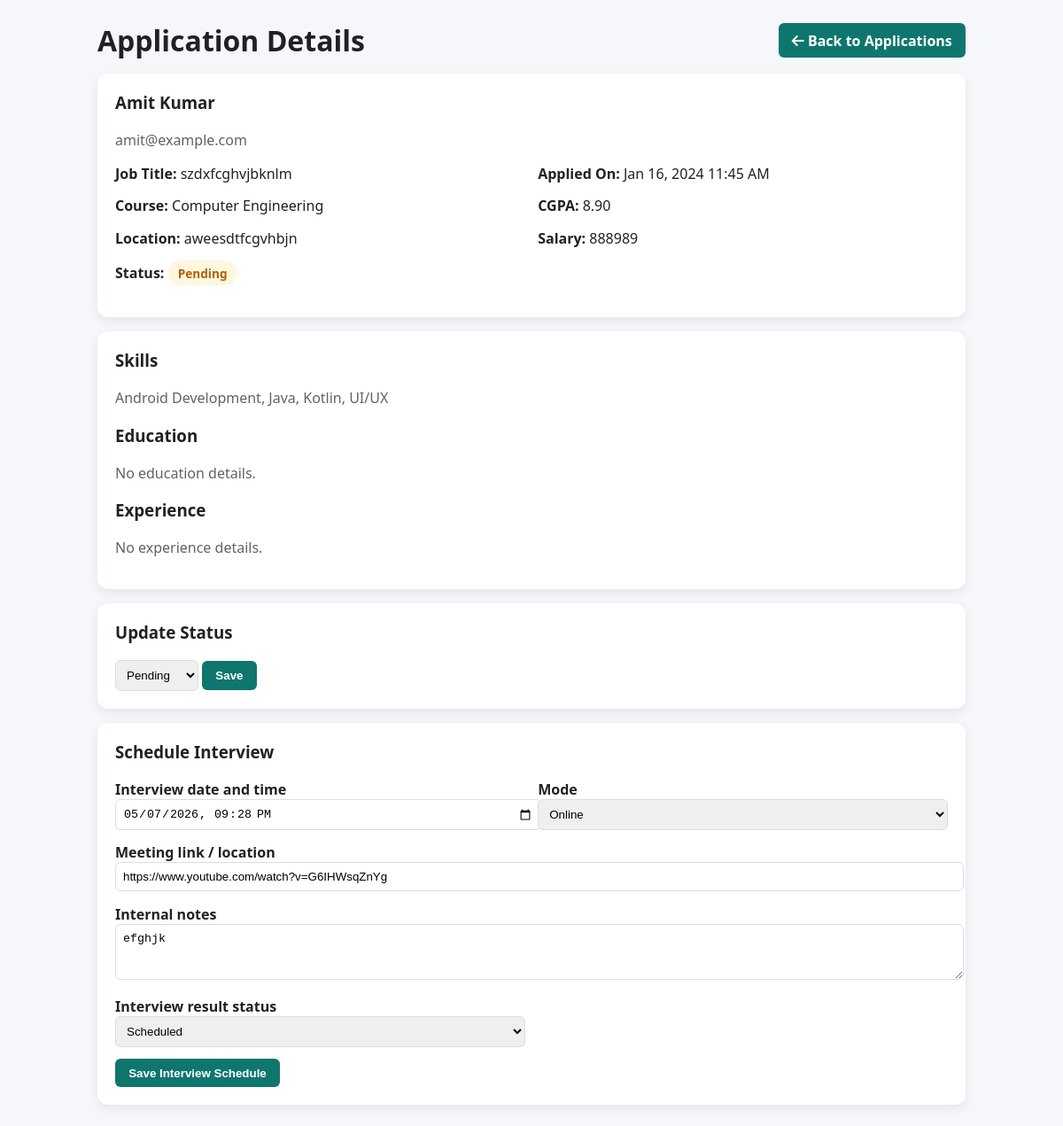
Page /company-application-details.php?id=2 (signed in) on the committed database.
### tables this page shows
CREATE TABLE `applications` (
  `id` int(11) NOT NULL AUTO_INCREMENT,
  `student_id` int(11) NOT NULL,
  `job_id` int(11) NOT NULL,
  `status` enum('pending','interview','accepted','rejected') DEFAULT 'pending',
  `application_date` timestamp NOT NULL DEFAULT current_timestamp(),
  PRIMARY KEY (`id`),
  UNIQUE KEY `unique_application` (`student_id`,`job_id`),
  KEY `idx_student_id` (`student_id`),
  KEY `idx_job_id` (`job_id`),
  KEY `idx_status` (`status`),
  CONSTRAINT `applications_ibfk_1` FOREIGN KEY (`student_id`) REFERENCES `students` (`id`) ON DELETE CASCADE,
  CONSTRAINT `applications_ibfk_2` FOREIGN KEY (`job_id`) REFERENCES `jobs` (`id`) ON DELETE CASCADE
);

CREATE TABLE `students` (
  `id` int(11) NOT NULL AUTO_INCREMENT,
  `user_id` int(11) NOT NULL,
  `name` varchar(100) NOT NULL,
  `email` varchar(100) NOT NULL,
  `course` varchar(100) DEFAULT NULL,
  `skills` text DEFAULT NULL,
  `cgpa` decimal(3,2) DEFAULT NULL,
  `address` text DEFAULT NULL,
  `experience` text DEFAULT NULL,
  `education` varchar(255) DEFAULT NULL,
  `created_at` timestamp NOT NULL DEFAULT current_timestamp(),
  PRIMARY KEY (`id`),
  KEY `idx_user_id` (`user_id`),
  KEY `idx_email` (`email`),
  CONSTRAINT `students_ibfk_1` FOREIGN KEY (`user_id`) REFERENCES `users` (`id`) ON DELETE CASCADE
);

CREATE TABLE `jobs` (
  `id` int(11) NOT NULL AUTO_INCREMENT,
  `company_id` int(11) NOT NULL,
  `title` varchar(200) NOT NULL,
  `description` text DEFAULT NULL,
  `requirements` text DEFAULT NULL,
  `required_skills` varchar(255) DEFAULT NULL,
  `location` varchar(100) DEFAULT NULL,
  `salary` varchar(50) DEFAULT NULL,
  `status` enum('active','closed') DEFAULT 'active',
  `posted_at` timestamp NOT NULL DEFAULT current_timestamp(),
  `created_at` timestamp NOT NULL DEFAULT current_timestamp(),
  PRIMARY KEY (`id`),
  KEY `idx_company_id` (`company_id`),
  KEY `idx_status` (`status`),
  KEY `idx_posted_at` (`posted_at`),
  CONSTRAINT `jobs_ibfk_1` FOREIGN KEY (`company_id`) REFERENCES `companies` (`id`) ON DELETE CASCADE
);

CREATE TABLE `company_interviews` (
  `id` int(11) NOT NULL AUTO_INCREMENT,
  `application_id` int(11) NOT NULL,
  `company_user_id` int(11) NOT NULL,
  `interview_at` datetime NOT NULL,
  `mode` enum('online','onsite','phone') DEFAULT 'online',
  `meeting_link` varchar(255) DEFAULT NULL,
  `notes` text DEFAULT NULL,
  `result_status` enum('scheduled','completed','cancelled') DEFAULT 'scheduled',
  `created_at` timestamp NOT NULL DEFAULT current_timestamp(),
  `updated_at` timestamp NOT NULL DEFAULT current_timestamp() ON UPDATE current_timestamp(),
  PRIMARY KEY (`id`),
  UNIQUE KEY `application_id` (`application_id`),
  KEY `idx_company_interview_at` (`company_user_id`,`interview_at`),
  CONSTRAINT `company_interviews_ibfk_1` FOREIGN KEY (`application_id`) REFERENCES `applications` (`id`) ON DELETE CASCADE,
  CONSTRAINT `company_interviews_ibfk_2` FOREIGN KEY (`company_user_id`) REFERENCES `users` (`id`) ON DELETE CASCADE
);

### config.php (called while the page is built, shortened)
<?php
function e(?string $value): string {
    return htmlspecialchars((string)$value, ENT_QUOTES, 'UTF-8');
}
?>

### company-application-details.php (the view, shortened to what this page needs)
<?php
require_once 'config.php';
require_once 'db_connect.php';
$company_user_id = (int)$_SESSION['user_id'];
$company_id = 0;
$application_id = max(0, (int)($_GET['id'] ?? 0));
$application = null;
$scheduled_interview = null;
$allowed_statuses = ['pending', 'interview', 'accepted', 'rejected'];
if (isDatabaseAvailable()) {
    $company_stmt = $conn->prepare("SELECT id FROM companies WHERE user_id = ? LIMIT 1");
    $company_stmt->bind_param("i", $company_user_id);
    $company_stmt->execute();
    $company_id = (int)($company_stmt->get_result()->fetch_assoc()['id'] ?? 0);
    $conn->query(
        "CREATE TABLE IF NOT EXISTS company_interviews (
            id INT AUTO_INCREMENT PRIMARY KEY,
            application_id INT NOT NULL UNIQUE,
            company_user_id INT NOT NULL,
            interview_at DATETIME NOT NULL,
            mode ENUM('online','onsite','phone') DEFAULT 'online',
            meeting_link VARCHAR(255) NULL,
            notes TEXT NULL,
            result_status ENUM('scheduled','completed','cancelled') DEFAULT 'scheduled',
            created_at TIMESTAMP DEFAULT CURRENT_TIMESTAMP,
            updated_at TIMESTAMP DEFAULT CURRENT_TIMESTAMP ON UPDATE CURRENT_TIMESTAMP,
            INDEX idx_company_interview_at (company_user_id, interview_at),
            FOREIGN KEY (application_id) REFERENCES applications(id) ON DELETE CASCADE,
            FOREIGN KEY (company_user_id) REFERENCES users(id) ON DELETE CASCADE
        ) ENGINE=InnoDB DEFAULT CHARSET=utf8mb4 COLLATE=utf8mb4_unicode_ci"
    );
}
if (isDatabaseAvailable() && $application_id > 0) {
    $stmt = $conn->prepare(
        "SELECT a.*, j.title, j.location, j.salary, s.name AS student_name, s.email AS student_email,
                s.course, s.skills, s.cgpa, s.education, s.experience
         FROM applications a
         JOIN jobs j ON a.job_id = j.id
         JOIN students s ON a.student_id = s.id
         WHERE a.id = ? AND j.company_id = ?
         LIMIT 1"
    );
    $stmt->bind_param("ii", $application_id, $company_id);
    $stmt->execute();
    $application = $stmt->get_result()->fetch_assoc();
    if ($application) {
        $interview_stmt = $conn->prepare("SELECT * FROM company_interviews WHERE application_id = ? AND company_user_id = ? LIMIT 1");
        $interview_stmt->bind_param("ii", $application_id, $company_user_id);
        $interview_stmt->execute();
        $scheduled_interview = $interview_stmt->get_result()->fetch_assoc();
    }
}
?>
<!DOCTYPE html>
<html lang="en">
<head>
    <link rel="stylesheet" href="https://cdnjs.cloudflare.com/ajax/libs/font-awesome/6.4.0/css/all.min.css">
</head>
<body>
    <div class="container">
        <div class="topbar">
            <h1 style="margin:0;">Application Details</h1>
            <a href="company-applications.php" class="btn"><i class="fas fa-arrow-left"></i> Back to Applications</a>
        </div>
        <?php if (!$application): ?>
            <div class="card">
                <h3>Application not found</h3>
                <p class="muted">This application does not exist or does not belong to your company.</p>
            </div>
        <?php else: ?>
            <div class="card">
                <h3 style="margin-top:0;"><?php echo e($application['student_name']); ?></h3>
                <p class="muted" style="margin-top:0;"><?php echo e($application['student_email']); ?></p>
                <div class="grid">
                    <div><strong>Job Title:</strong> <?php echo e($application['title']); ?></div>
                    <div><strong>Applied On:</strong> <?php echo date('M j, Y g:i A', strtotime($application['application_date'])); ?></div>
                    <div><strong>Course:</strong> <?php echo e($application['course'] ?? 'N/A'); ?></div>
                    <div><strong>CGPA:</strong> <?php echo e((string)($application['cgpa'] ?? 'N/A')); ?></div>
                    <div><strong>Location:</strong> <?php echo e($application['location'] ?? 'N/A'); ?></div>
                    <div><strong>Salary:</strong> <?php echo e($application['salary'] ?? 'N/A'); ?></div>
                </div>
                <p style="margin-top:0.9rem;"><strong>Status:</strong>
                    <span class="badge status-<?php echo e($application['status']); ?>"><?php echo ucfirst(e($application['status'])); ?></span>
                </p>
            </div>
            <div class="card">
                <h3 style="margin-top:0;">Skills</h3>
                <p class="muted"><?php echo nl2br(e($application['skills'] ?? 'No skills listed.')); ?></p>
                <h3>Education</h3>
                <p class="muted"><?php echo nl2br(e($application['education'] ?? 'No education details.')); ?></p>
                <h3>Experience</h3>
                <p class="muted"><?php echo nl2br(e($application['experience'] ?? 'No experience details.')); ?></p>
            </div>
            <div class="card">
                <h3 style="margin-top:0;">Update Status</h3>
                <form method="POST">
                    <select name="status">
                        <?php foreach ($allowed_statuses as $status): ?>
                            <option value="<?php echo e($status); ?>" <?php echo $application['status'] === $status ? 'selected' : ''; ?>>
                                <?php echo ucfirst($status); ?>
                            </option>
                        <?php endforeach; ?>
                    </select>
                    <button type="submit" class="btn">Save</button>
                </form>
            </div>
            <div class="card">
                <h3 style="margin-top:0;">Schedule Interview</h3>
                <form method="POST">
                    <div class="grid">
                        <div>
                            <label><strong>Interview date and time</strong></label><br>
                            <input type="datetime-local" name="interview_at" value="<?php echo e(isset($scheduled_interview['interview_at']) ? date('Y-m-d\TH:i', strtotime($scheduled_interview['interview_at'])) : ''); ?>" style="width:100%;padding:0.5rem;border:1px solid #ddd;border-radius:6px;">
                        </div>
                        <div>
                            <label><strong>Mode</strong></label><br>
                            <select name="mode" style="width:100%;padding:0.5rem;border:1px solid #ddd;border-radius:6px;">
                                <?php $mode = $scheduled_interview['mode'] ?? 'online'; ?>
                                <option value="online" <?php echo $mode === 'online' ? 'selected' : ''; ?>>Online</option>
                            </select>
                        </div>
                        <div style="grid-column:1 / -1;">
                            <label><strong>Meeting link / location</strong></label><br>
                            <input type="text" name="meeting_link" value="<?php echo e($scheduled_interview['meeting_link'] ?? ''); ?>" style="width:100%;padding:0.5rem;border:1px solid #ddd;border-radius:6px;">
                        </div>
                        <div style="grid-column:1 / -1;">
                            <label><strong>Internal notes</strong></label><br>
                            <textarea name="notes" rows="3" style="width:100%;padding:0.5rem;border:1px solid #ddd;border-radius:6px;"><?php echo e($scheduled_interview['notes'] ?? ''); ?></textarea>
                        </div>
                        <div>
                            <label><strong>Interview result status</strong></label><br>
                            <?php $result_status = $scheduled_interview['result_status'] ?? 'scheduled'; ?>
                            <select name="result_status" style="width:100%;padding:0.5rem;border:1px solid #ddd;border-radius:6px;">
                                <option value="scheduled" <?php echo $result_status === 'scheduled' ? 'selected' : ''; ?>>Scheduled</option>
                            </select>
                        </div>
                    </div>
                    <div style="margin-top:0.8rem;">
                        <button type="submit" class="btn">Save Interview Schedule</button>
                    </div>
                </form>
            </div>
        <?php endif; ?>
    </div>
</body>
</html>

### company-application-details.php (style rules this page uses)
body { margin: 0; font-family: 'Segoe UI', sans-serif; background: #f5f7fa; color: #202124; }
.container { max-width: 980px; margin: 1.5rem auto; padding: 0 1rem; }
.topbar { display: flex; justify-content: space-between; align-items: center; margin-bottom: 1rem; gap: 0.75rem; }
.card { background: #fff; border-radius: 12px; padding: 1.25rem; box-shadow: 0 4px 12px rgba(0,0,0,0.08); margin-bottom: 1rem; }
.grid { display: grid; grid-template-columns: 1fr 1fr; gap: 0.9rem; }
.muted { color: #5f6368; }
.badge { display: inline-block; padding: 0.3rem 0.7rem; border-radius: 999px; font-size: 0.85rem; font-weight: 600; }
.status-pending { background: #fef7e0; color: #b06000; }
.btn { padding: 0.55rem 0.95rem; border-radius: 6px; border: none; cursor: pointer; background: #0f766e; color: #fff; text-decoration: none; font-weight: 600; }
select { padding: 0.5rem; border-radius: 6px; border: 1px solid #ddd; }

### rows in the picture
applications: student.name "Amit Kumar", student.email "amit@example.com", job.title "szdxfcghvjbknlm", application_date "Jan 16, 2024 11:45 AM", student.course "Computer Engineering", student.cgpa "8.90", job.location "aweesdtfcgvhbjn", job.salary "888989", status "Pending", student.skills "Android Development, Java, Kotlin, UI/UX", student.education "No education details.", student.experience "No experience details."
company_interviews: interview_at "05/07/2026 21:28", mode "Online", meeting_link "https://www.youtube.com/watch?v=G6IHWsqZnYg", notes "efghjk", result_status "Scheduled"
